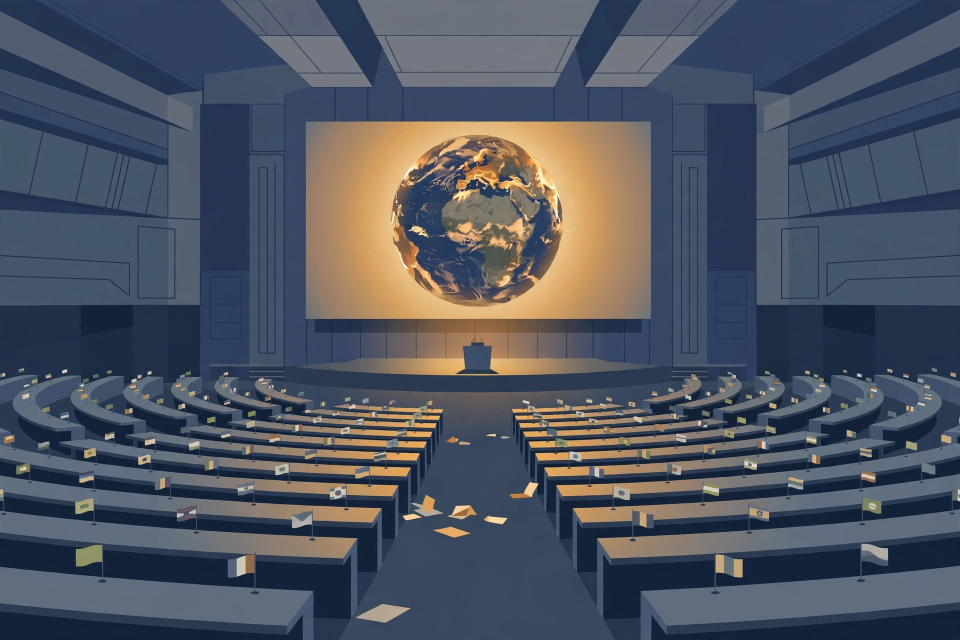
#> input picture assets/cop31-hero.webp, 1920 x 1280 px (shown at 1/2 size)
$ python build_image.py
#> lines starting #> are read from the running program, lines starting #| are printed output that depends on the picture
#!/usr/bin/env python3
"""Compose the 1024x1024 front-page image for news-image-20261123.

Renders all text with PIL (crisp, no garbled text) and crops a generated
editorial illustration (assets/cop31-hero.webp, an empty UN-style summit
hall with a glowing Earth) into the lead slot. Run: python3 build_image.py
Writes entry.png (1024x1024, under 1 MiB). Requires Pillow locally only;
the entry itself is shipped as entry.png and main.py just copies it.
"""
from PIL import Image, ImageDraw, ImageFont

W, H = 1024, 1024
NAVY = (15, 42, 74)
AMBER = (245, 176, 65)
INK = (18, 18, 18)
GREY = (90, 90, 90)
RED = (178, 34, 34)

SERIF_B = "/usr/share/fonts/truetype/dejavu/DejaVuSerif-Bold.ttf"
SANS_B = "/usr/share/fonts/truetype/dejavu/DejaVuSans-Bold.ttf"
SANS = "/usr/share/fonts/truetype/dejavu/DejaVuSans.ttf"

def font(path, size):
    return ImageFont.truetype(path, size)

def wrap(draw, text, fnt, max_w):
    words, lines, cur = text.split(), [], ""
    for w in words:
        t = (cur + " " + w).strip()
        if draw.textlength(t, font=fnt) <= max_w:
            cur = t
        else:
            if cur:
                lines.append(cur)
            cur = w
    if cur:
        lines.append(cur)
    return lines

img = Image.new("RGB", (W, H), "white")
#> img: PIL image 1024x1024 RGB; every value is 255
d = ImageDraw.Draw(img)

# ---- masthead ----
d.rectangle([0, 0, W, 96], fill=NAVY)
d.text((32, 12), "WORLD NEWS", font=font(SERIF_B, 56), fill="white")
d.text((32, 64), "MONDAY, 23 NOVEMBER 2026", font=font(SANS_B, 25), fill=AMBER)
d.text((W - 32, 20), "THE DAY IN", font=font(SANS_B, 23), fill="white", anchor="ra")
d.text((W - 32, 52), "ONE IMAGE", font=font(SANS_B, 23), fill="white", anchor="ra")

y = 96
# ---- lead kicker + headline (one line) ----
y += 14
d.text((32, y), "CLIMATE  •  TURKEY", font=font(SANS_B, 21), fill=RED)
y += 30
d.text((32, y), "COP31 climate talks collapse", font=font(SANS_B, 44), fill=INK)
y += 54
y += 8

# ---- hero image ----
hero = Image.open("assets/cop31-hero.webp").convert("RGB")
#> hero is the input picture: PIL image 1920x1280 RGB; mean R, G, B 77.9, 84.4, 96.5
hero = hero.crop((0, 110, 1920, 710)).resize((W - 64, 290), Image.LANCZOS)
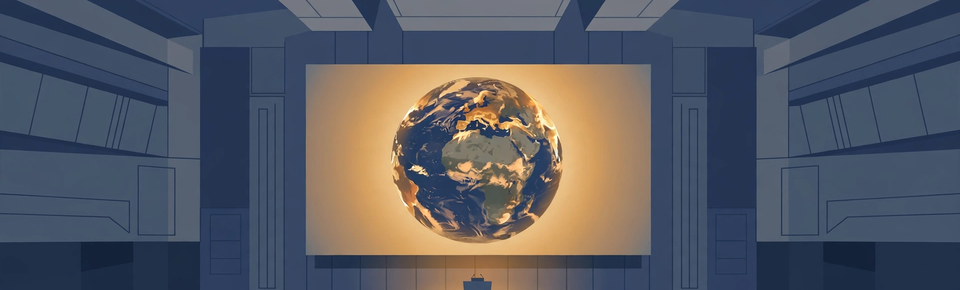
#> hero: PIL image 960x290 RGB; mean R, G, B 85.7, 89.3, 98.9
img.paste(hero, (32, y))
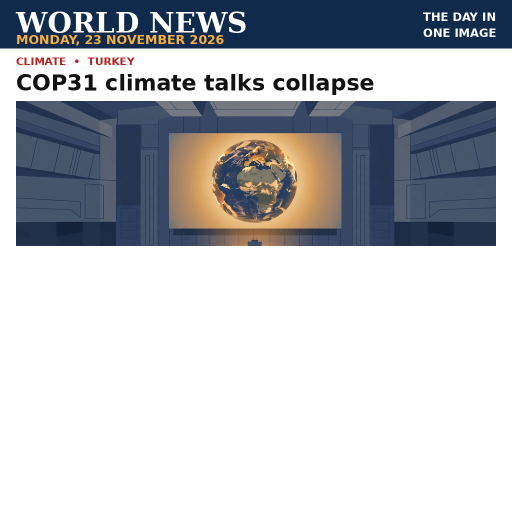
#> img: PIL image 1024x1024 RGB (shown at 1/2 size); mean R, G, B 188.1, 190.8, 195.6
y += 290 + 10
# ---- lead summary ----
lead = "UN summit ends without agreement as nations split over fossil fuels; talks ran two days past schedule."
for line in wrap(d, lead, font(SANS, 25), W - 64):
#> in wrap, `words, lines, cur = text.split(), [], ""`: words = ['UN', 'summit', 'ends', 'without', 'agreement', 'as', 'nations', 'split', 'over', 'fossil', 'fuels;', 'talks', 'ran', 'two', 'days', 'past', 'schedule.']; cur = ''
    d.text((32, y), line, font=font(SANS, 25), fill=(40, 40, 40))
    y += 32
#> this loop made 2 passes
#> after the loop, y = 566
y += 8
#> y = 574
d.line([(32, y), (W - 32, y)], fill=INK, width=2)
y += 14
#> y = 588

# ---- secondary stories (headline + one-line summary each) ----
stories = [
    ("LIBYA", "Russian warship hit by suspected drone at Benghazi",
     "Fire rages at the port; UN calls for a probe into the attack."),
    ("UKRAINE", "Russian strikes kill 12 in Kyiv region",
     "Boy, 7, pulled alive from rubble as rescuers search for missing."),
    ("USA", "Democrats win biggest House majority since 1992",
     "North Carolina flip seals the majority after midterm gains."),
    ("ECONOMY", "South Korea exports top $1 trillion for first time",
     "AI chip demand drives a record year; fourth economy to pass $1tn."),
    ("EUROPE", "Lagarde to step down as ECB chief in February",
     "Central bank president ends her term early; successor race begins."),
]
for tag, head, summ in stories:
    d.text((32, y), tag, font=font(SANS_B, 19), fill=RED)
    d.text((165, y), head, font=font(SANS_B, 27), fill=INK)
    y += 32
    lines = wrap(d, summ, font(SANS, 21), W - 64 - 133)
    assert len(lines) == 1, (tag, lines)
    d.text((165, y), lines[0], font=font(SANS, 21), fill=GREY)
    y += 27
    y += 18
#> this loop made 5 passes
#> y on passes 1 to 5: 665, 742, 819, 896, 973
#> after the loop, y = 973

# ---- footer ----
d.line([(32, y + 2), (W - 32, y + 2)], fill=INK, width=2)
d.text((W // 2, y + 12), "23 NOVEMBER 2026  •  THE DAY'S WORLD NEWS IN ONE IMAGE",
       font=font(SANS_B, 20), fill=GREY, anchor="ma")

# outer border
d.rectangle([0, 0, W - 1, H - 1], outline=INK, width=3)

img.save("entry.png", optimize=True)
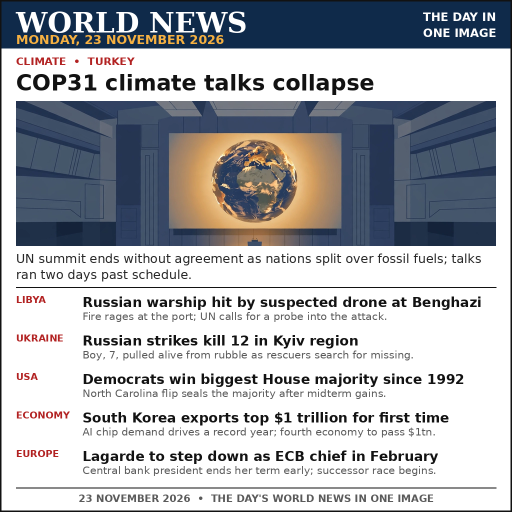
#> saved as entry.png: PIL image 1024x1024 RGB (shown at 1/2 size); mean R, G, B 174.6, 176.9, 181.5
print("saved entry.png", img.size)
#| saved entry.png (1024, 1024)
import os
print("bytes:", os.path.getsize("entry.png"))
